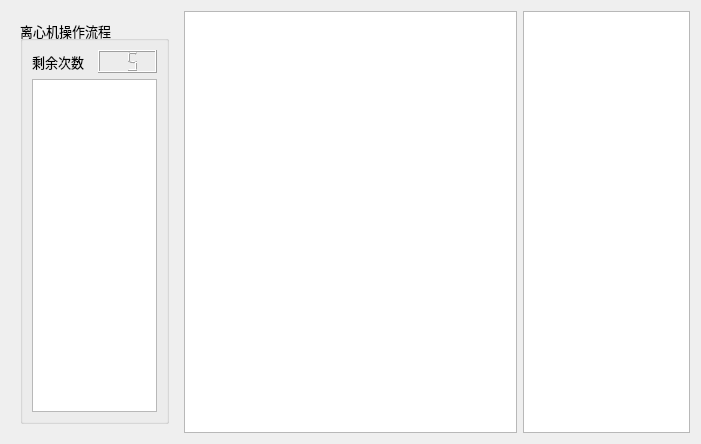
<?xml version="1.0" encoding="UTF-8"?>
<ui version="4.0">
 <class>CentrifugeOperation</class>
 <widget class="QWidget" name="CentrifugeOperation">
  <property name="geometry">
   <rect>
    <x>0</x>
    <y>0</y>
    <width>701</width>
    <height>444</height>
   </rect>
  </property>
  <property name="windowTitle">
   <string>Form</string>
  </property>
  <layout class="QHBoxLayout" name="horizontalLayout_2">
   <item>
    <layout class="QHBoxLayout" name="horizontalLayout" stretch="1,2,1">
     <item>
      <widget class="QStackedWidget" name="stackedWidget">
       <property name="currentIndex">
        <number>1</number>
       </property>
       <widget class="QWidget" name="page_5">
        <layout class="QVBoxLayout" name="verticalLayout_9">
         <item>
          <widget class="QGroupBox" name="groupBox_5">
           <property name="font">
            <font>
             <pointsize>10</pointsize>
            </font>
           </property>
           <property name="title">
            <string>认识离心机</string>
           </property>
           <layout class="QVBoxLayout" name="verticalLayout_10">
            <property name="leftMargin">
             <number>3</number>
            </property>
            <property name="topMargin">
             <number>3</number>
            </property>
            <property name="rightMargin">
             <number>3</number>
            </property>
            <property name="bottomMargin">
             <number>3</number>
            </property>
            <item>
             <widget class="QLabel" name="label_3">
              <property name="font">
               <font>
                <pointsize>12</pointsize>
               </font>
              </property>
              <property name="text">
               <string>离心机部件名称</string>
              </property>
             </widget>
            </item>
            <item>
             <widget class="QListWidget" name="nameList">
              <property name="font">
               <font>
                <pointsize>15</pointsize>
               </font>
              </property>
              <property name="focusPolicy">
               <enum>Qt::NoFocus</enum>
              </property>
              <property name="alternatingRowColors">
               <bool>true</bool>
              </property>
              <property name="selectionMode">
               <enum>QAbstractItemView::SingleSelection</enum>
              </property>
              <property name="spacing">
               <number>8</number>
              </property>
             </widget>
            </item>
            <item>
             <widget class="QPushButton" name="btnCheck">
              <property name="font">
               <font>
                <pointsize>12</pointsize>
               </font>
              </property>
              <property name="text">
               <string>完成</string>
              </property>
             </widget>
            </item>
            <item>
             <spacer name="verticalSpacer_2">
              <property name="orientation">
               <enum>Qt::Vertical</enum>
              </property>
              <property name="sizeType">
               <enum>QSizePolicy::Fixed</enum>
              </property>
              <property name="sizeHint" stdset="0">
               <size>
                <width>20</width>
                <height>180</height>
               </size>
              </property>
             </spacer>
            </item>
           </layout>
          </widget>
         </item>
         <item>
          <widget class="QPushButton" name="btnNext">
           <property name="enabled">
            <bool>false</bool>
           </property>
           <property name="font">
            <font>
             <pointsize>12</pointsize>
            </font>
           </property>
           <property name="text">
            <string>下一步</string>
           </property>
          </widget>
         </item>
        </layout>
       </widget>
       <widget class="QWidget" name="page_6">
        <layout class="QVBoxLayout" name="verticalLayout_11">
         <item>
          <widget class="QGroupBox" name="groupBox_6">
           <property name="font">
            <font>
             <pointsize>10</pointsize>
            </font>
           </property>
           <property name="title">
            <string>离心机操作流程</string>
           </property>
           <layout class="QVBoxLayout" name="verticalLayout_12">
            <item>
             <layout class="QHBoxLayout" name="horizontalLayout_4">
              <item>
               <widget class="QLabel" name="label_4">
                <property name="text">
                 <string>剩余次数</string>
                </property>
               </widget>
              </item>
              <item>
               <widget class="QLCDNumber" name="lcdNumber">
                <property name="digitCount">
                 <number>2</number>
                </property>
                <property name="intValue" stdset="0">
                 <number>5</number>
                </property>
               </widget>
              </item>
             </layout>
            </item>
            <item>
             <widget class="QListWidget" name="operationList">
              <property name="font">
               <font>
                <pointsize>12</pointsize>
               </font>
              </property>
              <property name="focusPolicy">
               <enum>Qt::NoFocus</enum>
              </property>
              <property name="editTriggers">
               <set>QAbstractItemView::NoEditTriggers</set>
              </property>
              <property name="dragEnabled">
               <bool>true</bool>
              </property>
              <property name="dragDropOverwriteMode">
               <bool>false</bool>
              </property>
              <property name="dragDropMode">
               <enum>QAbstractItemView::InternalMove</enum>
              </property>
              <property name="defaultDropAction">
               <enum>Qt::MoveAction</enum>
              </property>
              <property name="alternatingRowColors">
               <bool>true</bool>
              </property>
              <property name="selectionMode">
               <enum>QAbstractItemView::NoSelection</enum>
              </property>
              <property name="spacing">
               <number>5</number>
              </property>
              <property name="wordWrap">
               <bool>true</bool>
              </property>
             </widget>
            </item>
           </layout>
          </widget>
         </item>
        </layout>
       </widget>
      </widget>
     </item>
     <item>
      <widget class="QGraphicsView" name="graphicsView"/>
     </item>
     <item>
      <widget class="QTextBrowser" name="textBrowser"/>
     </item>
    </layout>
   </item>
  </layout>
 </widget>
 <resources/>
 <connections/>
</ui>
